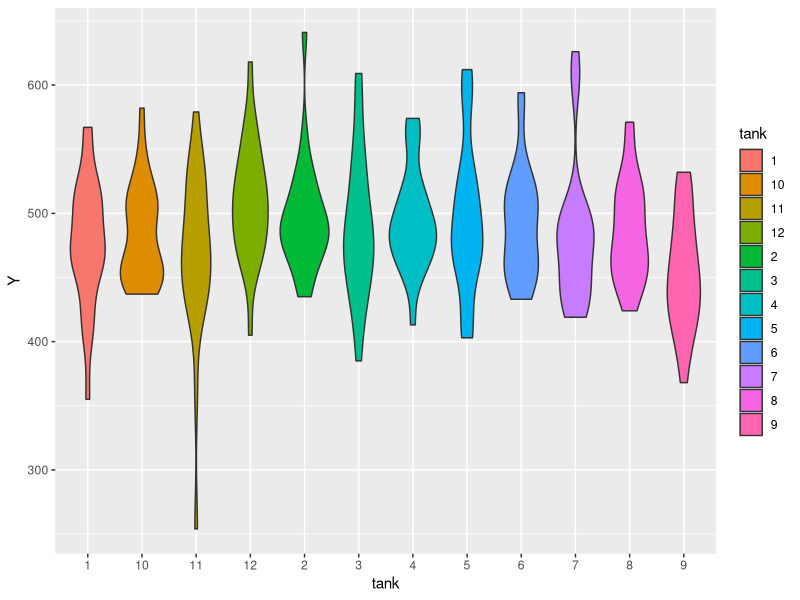
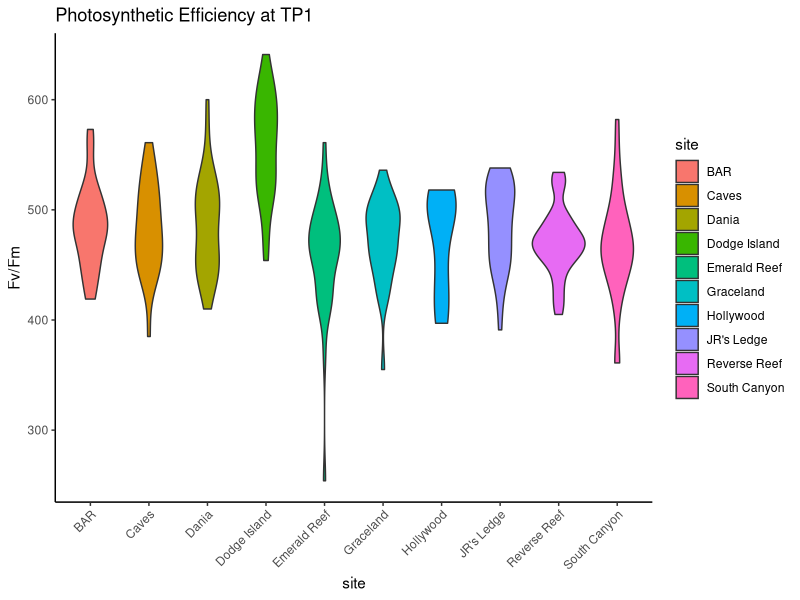
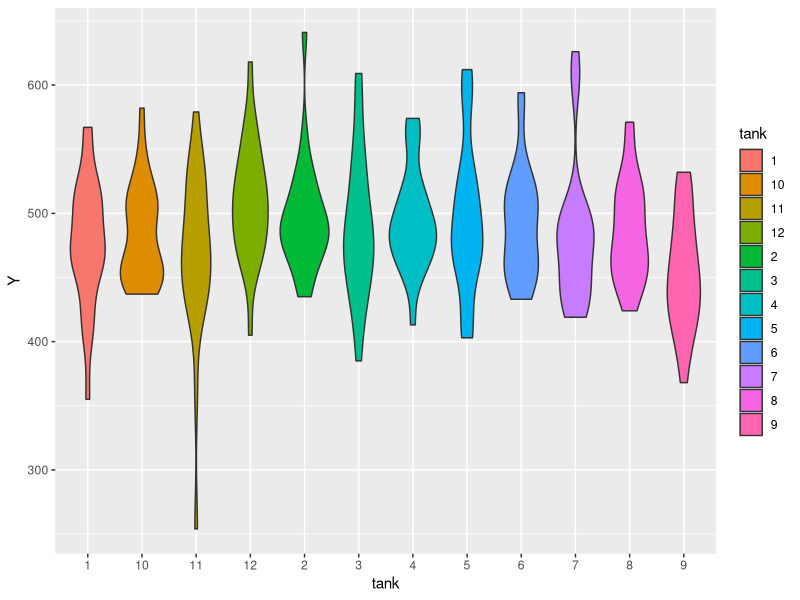
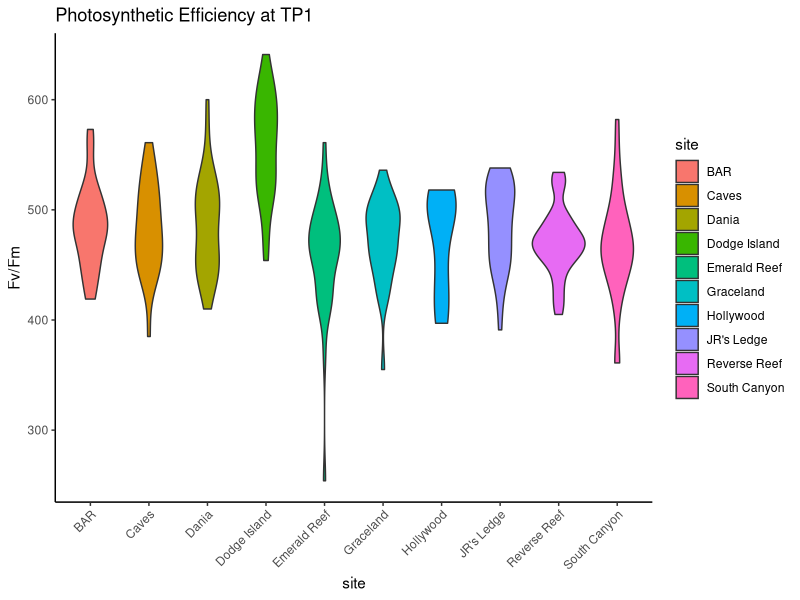

Write R code to recreate these figures, in order.
 # EPA/SEAGRANT Coral Spectral Project
# Time Point 1 fragment photosynthetic efficiency exploratory analysis
# Hannah-Marie Lamle 
# 6/25/26

library(tidyverse)
library(ggplot2)
library(readxl)

master <- read.csv("final_ssid_assignments_06062026.csv")
pam <- read_excel("PAM_TP1.xlsx") 


# ---------------- Data Distributions: -------------------------------

summary(pam)
str(pam) # tank is numerical but we need it to be a character for plotting purposes
pam$tank <- as.character(pam$tank)

# PAM distributions by tank: 
pam_dist_tank <- ggplot(pam, aes(tank, Y, fill=tank)) +
  geom_violin()

pam_dist_tank
ggsave("figs/PAM_TP1_tank.png", pam_dist_tank, width = 8, height = 5, units = "in")

# PAM distributions by site: 

pam2 <- left_join(pam, master, by = "fragment_ID")
# have to add in some site NA's (oops)
pam2$site[30] <- "JR's Ledge"
pam2$site[31] <- "JR's Ledge"
pam2$site[127] <- "Dodge Island"
pam2$site[253] <- "JR's Ledge"
pam2$site[271] <- "Emerald Reef"
pam2$site[285] <- "South Canyon"

pam_dist_site <- ggplot(pam2, aes(site, Y, fill=site)) +
  geom_violin() + 
  labs(title = "Photosynthetic Efficiency at TP1", 
       y = "Fv/Fm",
       x = "site") +
  theme_classic() +
  theme(axis.text.x = element_text(angle = 45, hjust = 1))
  

pam_dist_site
ggsave("figs/PAM_TP1.png", pam_dist_site, width = 8, height = 5, units = "in")
